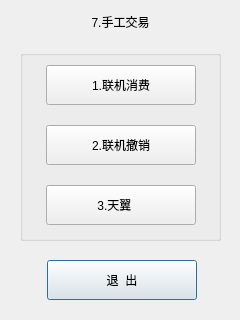
<?xml version="1.0" encoding="UTF-8"?>
<ui version="4.0">
 <class>MainKey7</class>
 <widget class="QDialog" name="MainKey7">
  <property name="geometry">
   <rect>
    <x>0</x>
    <y>0</y>
    <width>240</width>
    <height>320</height>
   </rect>
  </property>
  <property name="windowTitle">
   <string>Form</string>
  </property>
  <widget class="QLabel" name="Title">
   <property name="geometry">
    <rect>
     <x>10</x>
     <y>6</y>
     <width>221</width>
     <height>31</height>
    </rect>
   </property>
   <property name="text">
    <string>7.手工交易</string>
   </property>
   <property name="alignment">
    <set>Qt::AlignCenter</set>
   </property>
  </widget>
  <widget class="QPushButton" name="pushButton_4">
   <property name="geometry">
    <rect>
     <x>47</x>
     <y>260</y>
     <width>150</width>
     <height>40</height>
    </rect>
   </property>
   <property name="text">
    <string>退  出</string>
   </property>
  </widget>
  <widget class="QGroupBox" name="groupBox">
   <property name="geometry">
    <rect>
     <x>20</x>
     <y>50</y>
     <width>201</width>
     <height>191</height>
    </rect>
   </property>
   <property name="title">
    <string/>
   </property>
   <widget class="QWidget" name="layoutWidget">
    <property name="geometry">
     <rect>
      <x>26</x>
      <y>1</y>
      <width>152</width>
      <height>191</height>
     </rect>
    </property>
    <layout class="QVBoxLayout" name="verticalLayout">
     <item>
      <widget class="QPushButton" name="pushButton">
       <property name="minimumSize">
        <size>
         <width>150</width>
         <height>40</height>
        </size>
       </property>
       <property name="maximumSize">
        <size>
         <width>150</width>
         <height>40</height>
        </size>
       </property>
       <property name="text">
        <string>1.联机消费</string>
       </property>
      </widget>
     </item>
     <item>
      <widget class="QPushButton" name="pushButton_2">
       <property name="minimumSize">
        <size>
         <width>150</width>
         <height>40</height>
        </size>
       </property>
       <property name="maximumSize">
        <size>
         <width>150</width>
         <height>40</height>
        </size>
       </property>
       <property name="text">
        <string>2.联机撤销</string>
       </property>
      </widget>
     </item>
     <item>
      <widget class="QPushButton" name="pushButton_3">
       <property name="minimumSize">
        <size>
         <width>150</width>
         <height>40</height>
        </size>
       </property>
       <property name="maximumSize">
        <size>
         <width>150</width>
         <height>40</height>
        </size>
       </property>
       <property name="text">
        <string>3.天翼    </string>
       </property>
      </widget>
     </item>
    </layout>
   </widget>
  </widget>
 </widget>
 <resources/>
 <connections/>
</ui>
